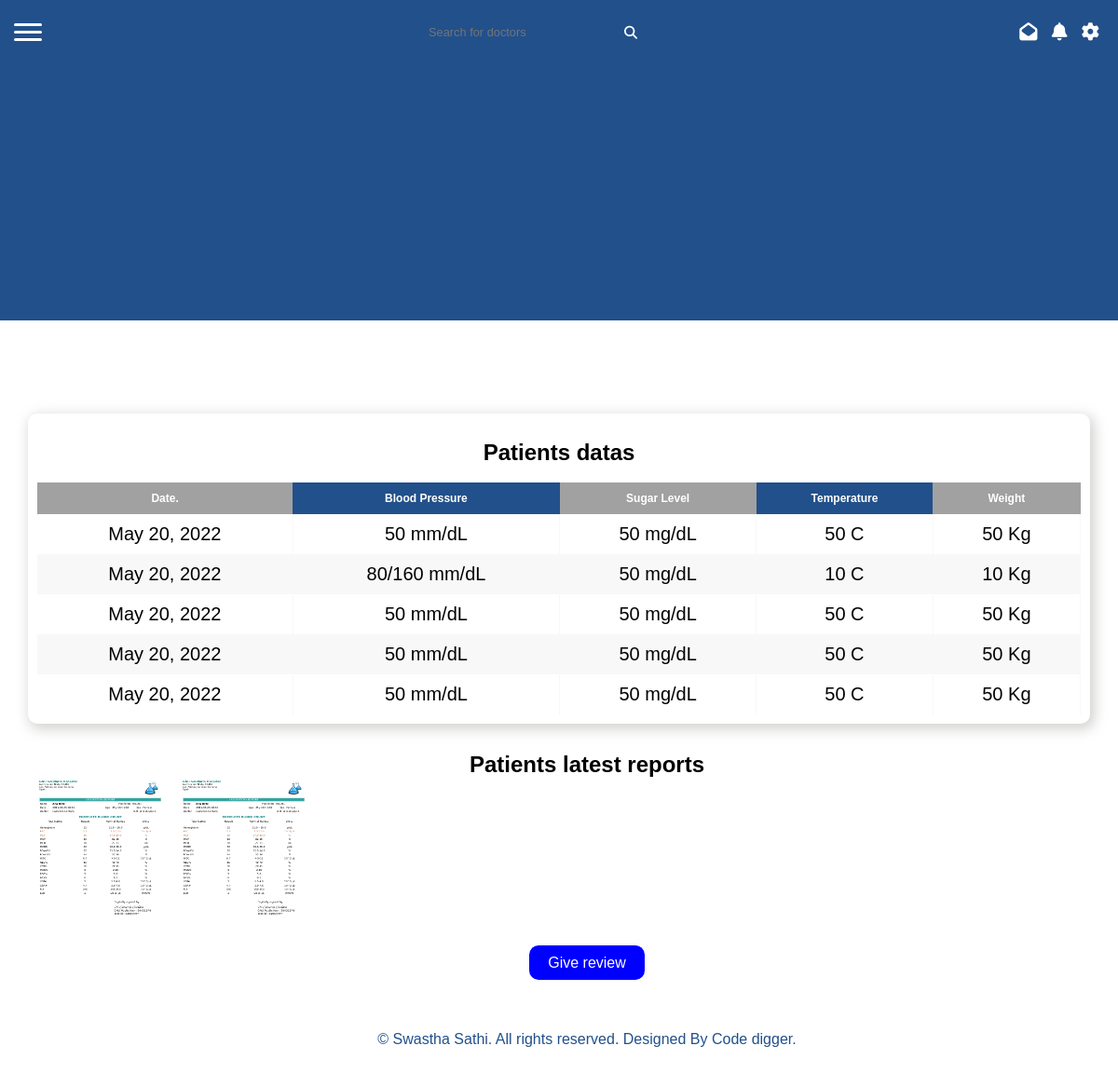
Screenshot of /detail/3 (signed in) with the database file from the repository.
### base/models.py (models this page shows, shortened)
class DailyVitals(models.Model):
    patient = models.ForeignKey(Patient, on_delete=models.CASCADE, null=True, blank=True)
    date = models.DateField(auto_now_add=True)
    blood_pressure = models.CharField(max_length=6)
    sugar_level = models.IntegerField()
    temperature = models.IntegerField()
    weight = models.IntegerField()
    monthly_report = models.ImageField(null=True, blank=True)

### base/views.py (the view)
# urls.py: path('detail/<int:id>', PatientDetailView.as_view(), name='detail'),
class PatientDetailView(TemplateView):
    template_name = 'detail_view.html'
    def get_context_data(self, **kwargs):
        context = super().get_context_data(**kwargs)
        vitals_list = []
        for value in DailyVitals.objects.all():
            if value.patient.user.id == self.kwargs.get('id'):
                vitals_list.append(value)
        report_list = []
        for i in vitals_list:
            if i.monthly_report:
                report_list.append(i.monthly_report)
        context['id'] = self.kwargs.get('id')
        context['vitals_list'] = vitals_list
        context['report_list'] = report_list
        return context

### templates/detail_view.html (shortened to what this page needs)
<!doctype html>
<html>
<head>
    <link rel="stylesheet" href="https://use.fontawesome.com/releases/v5.3.1/css/all.css">
    {% load static %}
    <link rel="stylesheet" href="{% static 'css/patient_dash.css'%}">
</head>
<body>
  <div class="header">
    <div class="sub_nav">
        <div class="hamburger">
            <div class="line"></div>
            <div class="line"></div>
            <div class="line"></div>
        </div>
        <div class="search">
            <input type="text" name="search_for_doctors" id="search" placeholder="Search for doctors">
            <i class="fa-solid fa-magnifying-glass" style="color: white; font-size :14px;"></i>
        </div>
        <div class="icons">
            <i class="fa fa-envelope-open"></i>
            <i class="fa fa-bell"></i>
            <i class="fa fa-cog"></i>
        </div>
    </div>
</div>
  <div class="fourth_section">
        <div class="fourth_row">
            <div class="col col-1">
                <br>
                <center>
                    <h2> Patients datas </h2>
                </center>
                <br>
                <div class="table">
                    <table class="ds-table">
                        <thead>
                            <tr>
                                <th>Date.</th>
                                <th class="vanish">Blood Pressure</th>
                                <th class="vanish vanish_1 ">Sugar Level</th>
                                <th class="vanish vanish_1 ">Temperature</th>
                                <th class="vanish vanish_1 ">Weight</th>
                            </tr>
                        </thead>
                        <tbody>
                        {% for item in vitals_list%}
                                <tr>
                                <td>{{item.date}}</td>
                                <td class="vanish">{{item.blood_pressure}}  mm/dL</td>
                                <td class="vanish vanish_1 ">{{item.sugar_level}} mg/dL</td>
                                <td class="vanish vanish_1 ">{{item.temperature}} C</td>
                                <td class="vanish vanish_1 ">{{item.weight}} Kg</td>
                            </tr>
                            {% endfor %}
                        </tbody>
                    </table>
                </div>
            </div>
        </div>
    </div>
    <div class = "reports">
        <div class="reports_row">
            <div class="col col-1">
                <center>
                    <h2> Patients latest reports </h2>
                </center>
                {%for item in report_list%}
<img src = {{item.url}} width = "150px" Height = "150px">
                {%endfor%}
    </div>
    <br>
    <br>
<center>
    <a href={% url 'review_create' id %} class="btn btn-primary" style = "background : #0000ff; padding: 10px 20px; text-decoration : none; color:white; border-radius: 10px">Give review</a>
</center>
<br>
<br>
    <br>
    <footer>
        <center>
            <p>&copy; Swastha Sathi. All rights reserved. Designed By Code digger. </p>
        </center>
    </footer>
</body>
</html>

### static/css/patient_dash.css (style rules this page uses)
* { padding: 0; margin: 0; box-sizing: border-box; font-family: sans-serif; }
html { scroll-behavior: smooth; }
.header { width: 100%; height: 43vh; background-color: rgb(34, 80, 139); }
.header>.sub_nav { width: 100%; display: flex; justify-content: space-between; align-items: center; padding: 0px 15px; font-size: larger; color: #fff; }
.header>.sub_nav>.search { width: 20%; display: flex; justify-content: center; align-items: center; color: #fff; }
.header>.sub_nav>.search input[type='text'] { width: 100%; height: 20px; border: none; border-radius: 5px; padding: 0px 10px; font-size: .8rem; color: #fff; background: none; }
.header>.sub_nav>.icons>i { margin: 25px 5px; }
.hamburger { width: 30px; height: 30px; cursor: pointer; position: relative; z-index: 30000000000000000; }
.hamburger>.line { width: 30px; height: 3px; background-color: #FFF; margin: 5px 0; border-radius: 10px; }
.fourth_section { width: 100%; margin-top: 100px; height: auto; display: flex; justify-content: center; align-items: center; height: auto; }
.fourth_row { width: 95%; position: relative; top: 0vh; z-index: 100000; }
.fourth_row>.col { height: auto; position: relative; border-radius: 10px; z-index: 100000; background-color: #fff; box-shadow: 3px 4px 14px 2px rgba(195, 197, 193, 0.75); -webkit-box-shadow: 3px 4px 14px 2px rgba(195, 197, 193, 0.75); -moz-box-shadow: 3px 4px 14px 2px rgba(195, 197, 193, 0.75); padding: 10px; }
.table { width: 100%; }
.table>.ds-table { border-radius: 5px; font-size: 12px; font-weight: normal; border: none; border-collapse: collapse; width: 100%; max-width: 100%; white-space: nowrap; background-color: white; }
.table>.ds-table td, .ds-table th { text-align: center; padding: 10px 20px; }
.table>.ds-table td { border-right: 1px solid #f8f8f8; font-size: 20px; }
.table>.ds-table th { color: #ffffff; background: rgb(34, 80, 139); }
.ds-table th:nth-child(odd) { color: #ffffff; background: #a1a1a1; }
.ds-table tr:nth-child(even) { background: #F8F8F8; }
.reports { width: 100%; height: auto; margin: 30px; }
footer { padding: 10px; display: flex; justify-content: center; align-items: center; color: rgb(34, 80, 139); }

### rows the page displays
DailyVitals: date "May 20, 2022", blood_pressure "50", sugar_level "50", temperature "50", weight "50"
DailyVitals: date "May 20, 2022", blood_pressure "80/160", sugar_level "50", temperature "10", weight "10"
DailyVitals: date "May 20, 2022", blood_pressure "50", sugar_level "50", temperature "50", weight "50"
DailyVitals: date "May 20, 2022", blood_pressure "50", sugar_level "50", temperature "50", weight "50"
DailyVitals: date "May 20, 2022", blood_pressure "50", sugar_level "50", temperature "50", weight "50"
